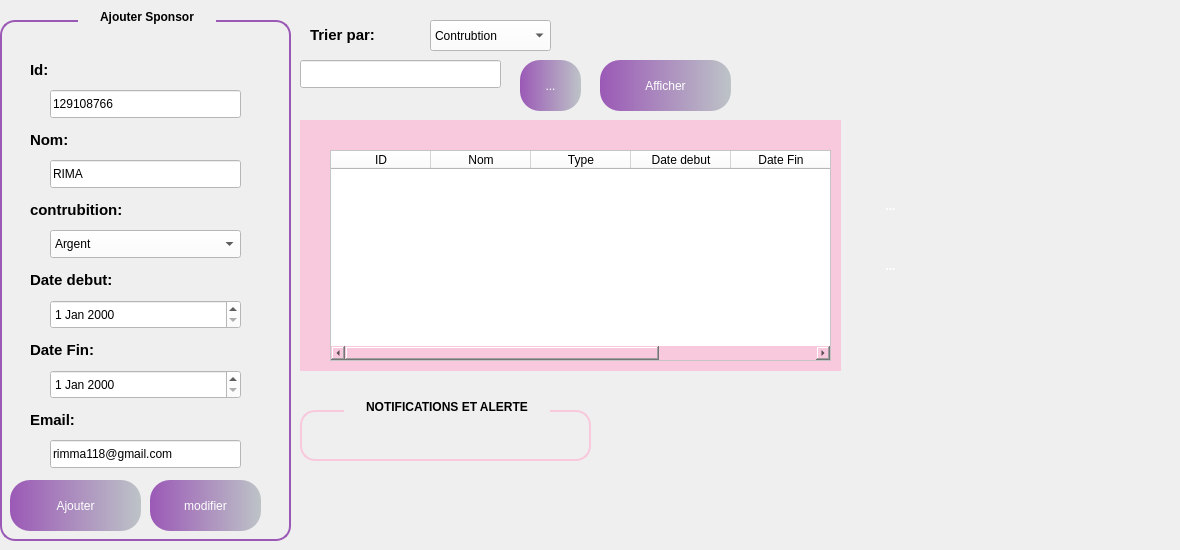
      <widget class="QWidget" name="tab_3">
       <attribute name="title">
        <string>Acceuil</string>
       </attribute>
       <widget class="QGroupBox" name="groupBox_4">
        <property name="geometry">
         <rect>
          <x>0</x>
          <y>0</y>
          <width>291</width>
          <height>541</height>
         </rect>
        </property>
        <property name="styleSheet">
         <string notr="true">QGroupBox {
    border: 2px solid #9B59B6;
    border-radius: 15px;
    margin-top: 20px;
    background: qlineargradient(spread:pad,
                                x1:0, y1:0,
                                x2:1, y2:0,
                                stop:0 #9B59B6,
                                stop:1 #BDC3C7);
    color: white;
    font-weight: bold;
    padding: 15px;
}

QGroupBox::title {
    subcontrol-origin: margin;
    subcontrol-position: top centre; 
    padding: 10px 20px; 
    border-radius: 15px; 
    background: qlineargradient(spread:pad,
                                x1:0, y1:0,
                                x2:1, y2:0,
                                stop:0 #9B59B6,
                                stop:1 #BDC3C7);
    color: black; 
    font-size: 20px; 
    font-weight: bold;

}QGroupBox {
    border: 2px solid #9B59B6;
    border-radius: 15px;
    margin-top: 20px;
    background: qlineargradient(spread:pad,
                                x1:0, y1:0,
                                x2:1, y2:0,
                                stop:0 #9B59B6,
                                stop:1 #BDC3C7);
    color: white;
    font-weight: bold;
    padding: 15px;
}

QGroupBox::title {
    subcontrol-origin: margin;
    subcontrol-position: top centre; 
    padding: 10px 20px; 
    border-radius: 15px; 
    background: qlineargradient(spread:pad,
                                x1:0, y1:0,
                                x2:1, y2:0,
                                stop:0 #9B59B6,
                                stop:1 #BDC3C7);
    color: black; 
    font-size: 20px; 
    font-weight: bold;

}QGroupBox {
    border: 2px solid #9B59B6;
    border-radius: 15px;
    margin-top: 20px;
    background: qlineargradient(spread:pad,
                                x1:0, y1:0,
                                x2:1, y2:0,
                                stop:0 #9B59B6,
                                stop:1 #BDC3C7);
    color: white;
    font-weight: bold;
    padding: 15px;
}

QGroupBox::title {
    subcontrol-origin: margin;
    subcontrol-position: top centre; 
    padding: 10px 20px; 
    border-radius: 15px; 
    background: qlineargradient(spread:pad,
                                x1:0, y1:0,
                                x2:1, y2:0,
                                stop:0 #9B59B6,
                                stop:1 #BDC3C7);
    color: black; 
    font-size: 20px; 
    font-weight: bold;

}</string>
        </property>
        <property name="title">
         <string>Ajouter Sponsor</string>
        </property>
        <widget class="QLabel" name="label_9">
         <property name="geometry">
          <rect>
           <x>30</x>
           <y>60</y>
           <width>63</width>
           <height>20</height>
          </rect>
         </property>
         <property name="styleSheet">
          <string notr="true">color: rgb(0, 0, 0);
background:transparent;</string>
         </property>
         <property name="text">
          <string>&lt;html&gt;&lt;head/&gt;&lt;body&gt;&lt;p&gt;&lt;span style=&quot; font-size:11pt; font-weight:700; color:#000000;&quot;&gt;Id:&lt;/span&gt;&lt;/p&gt;&lt;/body&gt;&lt;/html&gt;</string>
         </property>
        </widget>
        <widget class="QLabel" name="label_10">
         <property name="geometry">
          <rect>
           <x>30</x>
           <y>130</y>
           <width>63</width>
           <height>20</height>
          </rect>
         </property>
         <property name="styleSheet">
          <string notr="true">background:transparent;
</string>
         </property>
         <property name="text">
          <string>&lt;html&gt;&lt;head/&gt;&lt;body&gt;&lt;p&gt;&lt;span style=&quot; font-size:11pt; font-weight:700; color:#000000;&quot;&gt;Nom:&lt;/span&gt;&lt;/p&gt;&lt;/body&gt;&lt;/html&gt;</string>
         </property>
        </widget>
        <widget class="QLabel" name="label_18">
         <property name="geometry">
          <rect>
           <x>30</x>
           <y>200</y>
           <width>111</width>
           <height>20</height>
          </rect>
         </property>
         <property name="styleSheet">
          <string notr="true">background-color: rgb(0, 0, 0);
background:transparent;</string>
         </property>
         <property name="text">
          <string>&lt;html&gt;&lt;head/&gt;&lt;body&gt;&lt;p&gt;&lt;span style=&quot; font-size:11pt; font-weight:700; color:#000000;&quot;&gt;contrubition:&lt;/span&gt;&lt;/p&gt;&lt;/body&gt;&lt;/html&gt;</string>
         </property>
        </widget>
        <widget class="QLabel" name="label_19">
         <property name="geometry">
          <rect>
           <x>30</x>
           <y>270</y>
           <width>111</width>
           <height>20</height>
          </rect>
         </property>
         <property name="styleSheet">
          <string notr="true">background-color: rgb(0, 0, 0);
background:transparent;</string>
         </property>
         <property name="text">
          <string>&lt;html&gt;&lt;head/&gt;&lt;body&gt;&lt;p&gt;&lt;span style=&quot; font-size:11pt; font-weight:700; color:#000000;&quot;&gt;Date debut:&lt;/span&gt;&lt;/p&gt;&lt;/body&gt;&lt;/html&gt;</string>
         </property>
        </widget>
        <widget class="QComboBox" name="comboBox_2">
         <property name="geometry">
          <rect>
           <x>50</x>
           <y>230</y>
           <width>191</width>
           <height>28</height>
          </rect>
         </property>
         <property name="styleSheet">
          <string notr="true">background-color: rgb(255, 255, 255);</string>
         </property>
         <item>
          <property name="text">
           <string>Argent</string>
          </property>
         </item>
         <item>
          <property name="text">
           <string>Materiel</string>
          </property>
         </item>
         <item>
          <property name="text">
           <string>Service</string>
          </property>
         </item>
         <item>
          <property name="text">
           <string>Autre</string>
          </property>
         </item>
        </widget>
        <widget class="QLabel" name="label_26">
         <property name="geometry">
          <rect>
           <x>30</x>
           <y>340</y>
           <width>111</width>
           <height>20</height>
          </rect>
         </property>
         <property name="styleSheet">
          <string notr="true">background-color: rgb(0, 0, 0);
background:transparent;</string>
         </property>
         <property name="text">
          <string>&lt;html&gt;&lt;head/&gt;&lt;body&gt;&lt;p&gt;&lt;span style=&quot; font-size:11pt; font-weight:700; color:#000000;&quot;&gt;Date Fin:&lt;/span&gt;&lt;/p&gt;&lt;/body&gt;&lt;/html&gt;</string>
         </property>
        </widget>
        <widget class="QDateEdit" name="dateEdit_5">
         <property name="geometry">
          <rect>
           <x>50</x>
           <y>300</y>
           <width>191</width>
           <height>29</height>
          </rect>
         </property>
         <property name="styleSheet">
          <string notr="true">background-color: rgb(255, 255, 255);</string>
         </property>
        </widget>
        <widget class="QDateEdit" name="dateEdit_6">
         <property name="geometry">
          <rect>
           <x>50</x>
           <y>370</y>
           <width>191</width>
           <height>29</height>
          </rect>
         </property>
         <property name="styleSheet">
          <string notr="true">background-color: rgb(255, 255, 255);</string>
         </property>
        </widget>
        <widget class="QLabel" name="label_27">
         <property name="geometry">
          <rect>
           <x>30</x>
           <y>410</y>
           <width>81</width>
           <height>20</height>
          </rect>
         </property>
         <property name="styleSheet">
          <string notr="true">color: rgb(0, 0, 0);
background:transparent;</string>
         </property>
         <property name="text">
          <string>&lt;html&gt;&lt;head/&gt;&lt;body&gt;&lt;p&gt;&lt;span style=&quot; font-size:11pt; font-weight:700; color:#000000;&quot;&gt;Email:&lt;/span&gt;&lt;/p&gt;&lt;/body&gt;&lt;/html&gt;</string>
         </property>
        </widget>
        <widget class="QLineEdit" name="lineEdit_2">
         <property name="geometry">
          <rect>
           <x>50</x>
           <y>440</y>
           <width>191</width>
           <height>28</height>
          </rect>
         </property>
         <property name="styleSheet">
          <string notr="true">background-color: rgb(255, 255, 255);</string>
         </property>
         <property name="text">
          <string>rimma118@gmail.com</string>
         </property>
        </widget>
        <widget class="QToolButton" name="toolButton_22">
         <property name="geometry">
          <rect>
           <x>10</x>
           <y>480</y>
           <width>131</width>
           <height>51</height>
          </rect>
         </property>
         <property name="styleSheet">
          <string notr="true">QToolButton { border: none; border-radius: 20px; color: white; padding: 1px; background: qlineargradient(spread:pad, x1:0, y1:0, x2:1, y2:0, stop:0 #9B59B6, stop:1 #BDC3C7); } QToolButton:hover { background: qlineargradient(spread:pad, x1:0, y1:0, x2:1, y2:0, stop:0 #BDC3C7, stop:1 #F8C8DC);}</string>
         </property>
         <property name="text">
          <string>Ajouter</string>
         </property>
        </widget>
        <widget class="QLineEdit" name="lineEdit_7">
         <property name="geometry">
          <rect>
           <x>50</x>
           <y>90</y>
           <width>191</width>
           <height>28</height>
          </rect>
         </property>
         <property name="styleSheet">
          <string notr="true">background-color: rgb(255, 255, 255);</string>
         </property>
         <property name="text">
          <string>129108766</string>
         </property>
        </widget>
        <widget class="QLineEdit" name="lineEdit_8">
         <property name="geometry">
          <rect>
           <x>50</x>
           <y>160</y>
           <width>191</width>
           <height>28</height>
          </rect>
         </property>
         <property name="styleSheet">
          <string notr="true">background-color: rgb(255, 255, 255);</string>
         </property>
         <property name="text">
          <string>RIMA</string>
         </property>
        </widget>
        <widget class="QToolButton" name="toolButton_23">
         <property name="geometry">
          <rect>
           <x>150</x>
           <y>480</y>
           <width>111</width>
           <height>51</height>
          </rect>
         </property>
         <property name="styleSheet">
          <string notr="true">QToolButton { border: none; border-radius: 20px; color: white; padding: 1px; background: qlineargradient(spread:pad, x1:0, y1:0, x2:1, y2:0, stop:0 #9B59B6, stop:1 #BDC3C7); } QToolButton:hover { background: qlineargradient(spread:pad, x1:0, y1:0, x2:1, y2:0, stop:0 #BDC3C7, stop:1 #F8C8DC);}</string>
         </property>
         <property name="text">
          <string>modifier</string>
         </property>
        </widget>
       </widget>
       <widget class="QLineEdit" name="lineEdit_9">
        <property name="geometry">
         <rect>
          <x>300</x>
          <y>60</y>
          <width>201</width>
          <height>28</height>
         </rect>
        </property>
        <property name="styleSheet">
         <string notr="true">background-color: rgb(255, 255, 255);</string>
        </property>
       </widget>
       <widget class="QLabel" name="label_28">
        <property name="geometry">
         <rect>
          <x>310</x>
          <y>20</y>
          <width>101</width>
          <height>31</height>
         </rect>
        </property>
        <property name="text">
         <string>&lt;html&gt;&lt;head/&gt;&lt;body&gt;&lt;p&gt;&lt;span style=&quot; font-size:11pt; font-weight:700; color:#000000;&quot;&gt;Trier par:&lt;/span&gt;&lt;/p&gt;&lt;/body&gt;&lt;/html&gt;</string>
        </property>
       </widget>
       <widget class="QComboBox" name="comboBox_7">
        <property name="geometry">
         <rect>
          <x>430</x>
          <y>20</y>
          <width>121</width>
          <height>31</height>
         </rect>
        </property>
        <property name="styleSheet">
         <string notr="true">background-color: rgb(255, 255, 255);</string>
        </property>
        <item>
         <property name="text">
          <string>Contrubtion</string>
         </property>
        </item>
       </widget>
       <widget class="QWidget" name="widget_3" native="true">
        <property name="geometry">
         <rect>
          <x>300</x>
          <y>120</y>
          <width>541</width>
          <height>251</height>
         </rect>
        </property>
        <property name="styleSheet">
         <string notr="true">background-color: rgb(248, 200, 220);</string>
        </property>
        <widget class="QTableWidget" name="tableWidget_3">
         <property name="geometry">
          <rect>
           <x>30</x>
           <y>30</y>
           <width>501</width>
           <height>211</height>
          </rect>
         </property>
         <property name="styleSheet">
          <string notr="true">background-color: rgb(255, 255, 255);
</string>
         </property>
         <column>
          <property name="text">
           <string>ID</string>
          </property>
         </column>
         <column>
          <property name="text">
           <string>Nom</string>
          </property>
         </column>
         <column>
          <property name="text">
           <string>Type</string>
          </property>
         </column>
         <column>
          <property name="text">
           <string>Date debut</string>
          </property>
         </column>
         <column>
          <property name="text">
           <string>Date Fin</string>
          </property>
         </column>
         <column>
          <property name="text">
           <string>Email</string>
          </property>
         </column>
        </widget>
       </widget>
       <widget class="QToolButton" name="toolButton_24">
        <property name="geometry">
         <rect>
          <x>860</x>
          <y>240</y>
          <width>61</width>
          <height>51</height>
         </rect>
        </property>
        <property name="styleSheet">
         <string notr="true">QToolButton {
    border: none;
    border-radius: 20px;
    color: white;
    padding: 5px;
    background: qlineargradient(spread:pad,
                                x1:0, y1:0,
                                x2:1, y2:0,
                                stop:0 #F8C8DC,
                                stop:1 #BDC3C7);
    font-weight: bold;
}

QToolButton:hover {
    background: qlineargradient(spread:pad,
                                x1:0, y1:0,
                                x2:1, y2:0,
                                stop:0 #BDC3C7,
                                stop:1 #F8C8DC);
    color: black;
}
</string>
        </property>
        <property name="text">
         <string>...</string>
        </property>
        <property name="icon">
         <iconset theme="QIcon::ThemeIcon::MailMessageNew"/>
        </property>
        <property name="iconSize">
         <size>
          <width>30</width>
          <height>30</height>
         </size>
        </property>
       </widget>
       <widget class="QToolButton" name="toolButton_25">
        <property name="geometry">
         <rect>
          <x>860</x>
          <y>180</y>
          <width>61</width>
          <height>51</height>
         </rect>
        </property>
        <property name="styleSheet">
         <string notr="true">QToolButton {
    border: none;
    border-radius: 20px;
    color: white;
    padding: 5px;
    background: qlineargradient(spread:pad,
                                x1:0, y1:0,
                                x2:1, y2:0,
                                stop:0 #F8C8DC,
                                stop:1 #BDC3C7);
    font-weight: bold;
}

QToolButton:hover {
    background: qlineargradient(spread:pad,
                                x1:0, y1:0,
                                x2:1, y2:0,
                                stop:0 #BDC3C7,
                                stop:1 #F8C8DC);
    color: black;
}</string>
        </property>
        <property name="text">
         <string>...</string>
        </property>
        <property name="icon">
         <iconset theme="QIcon::ThemeIcon::EditDelete"/>
        </property>
        <property name="iconSize">
         <size>
          <width>30</width>
          <height>30</height>
         </size>
        </property>
       </widget>
       <widget class="QToolButton" name="toolButton_26">
        <property name="geometry">
         <rect>
          <x>520</x>
          <y>60</y>
          <width>61</width>
          <height>51</height>
         </rect>
        </property>
        <property name="styleSheet">
         <string notr="true">QToolButton { border: none; border-radius: 20px; color: white; padding: 1px; background: qlineargradient(spread:pad, x1:0, y1:0, x2:1, y2:0, stop:0 #9B59B6, stop:1 #BDC3C7); } QToolButton:hover { background: qlineargradient(spread:pad, x1:0, y1:0, x2:1, y2:0, stop:0 #BDC3C7, stop:1 #F8C8DC);}</string>
        </property>
        <property name="text">
         <string>...</string>
        </property>
        <property name="icon">
         <iconset theme="QIcon::ThemeIcon::EditFind"/>
        </property>
        <property name="iconSize">
         <size>
          <width>30</width>
          <height>30</height>
         </size>
        </property>
       </widget>
       <widget class="QToolButton" name="toolButton_27">
        <property name="geometry">
         <rect>
          <x>600</x>
          <y>60</y>
          <width>131</width>
          <height>51</height>
         </rect>
        </property>
        <property name="styleSheet">
         <string notr="true">QToolButton { border: none; border-radius: 20px; color: white; padding: 1px; background: qlineargradient(spread:pad, x1:0, y1:0, x2:1, y2:0, stop:0 #9B59B6, stop:1 #BDC3C7); } QToolButton:hover { background: qlineargradient(spread:pad, x1:0, y1:0, x2:1, y2:0, stop:0 #BDC3C7, stop:1 #F8C8DC);}</string>
        </property>
        <property name="text">
         <string>Afficher</string>
        </property>
       </widget>
       <widget class="QGroupBox" name="groupBox_5">
        <property name="geometry">
         <rect>
          <x>300</x>
          <y>390</y>
          <width>291</width>
          <height>71</height>
         </rect>
        </property>
        <property name="styleSheet">
         <string notr="true">QGroupBox {
    border: 2px solid #F8C8DC;
    border-radius: 15px;
    margin-top: 20px;
    background: qlineargradient(spread:pad,
                                x1:0, y1:0,
                                x2:1, y2:0,
                                stop:0 #F8C8DC,
                                stop:1 #BDC3C7);
    color: white;
    font-weight: bold;
    padding: 15px;
}

QGroupBox::title {
    subcontrol-origin: margin;
    subcontrol-position: top centre; 
    padding: 10px 20px; 
    border-radius: 15px; 
    background: qlineargradient(spread:pad,
                                x1:0, y1:0,
                                x2:1, y2:0,
                                stop:0 #F8C8DC,
                                stop:1 #BDC3C7);
    color: black; 
    font-size: 20px; 
    font-weight: bold;
}</string>
        </property>
        <property name="title">
         <string>NOTIFICATIONS ET ALERTE</string>
        </property>
       </widget>
       <widget class="QLabel" name="label_5">
        <property name="geometry">
         <rect>
          <x>1100</x>
          <y>400</y>
          <width>71</width>
          <height>61</height>
         </rect>
        </property>
        <property name="text">
         <string/>
        </property>
        <property name="pixmap">
         <pixmap>../../—Pngtree—alert notification bell 3d icon_8631570.png</pixmap>
        </property>
        <property name="scaledContents">
         <bool>true</bool>
        </property>
       </widget>
      </widget>
